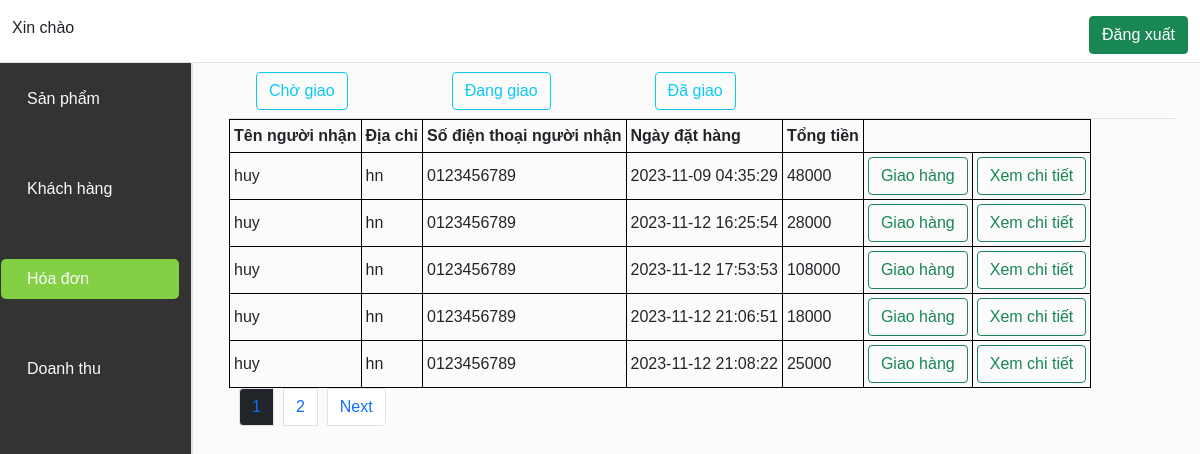
Page /admin/menu.php?tab=hoadon on the committed database.
### tables this page shows
CREATE TABLE `tbl_order` (
  `id` int(11) NOT NULL,
  `cus_id` int(11) NOT NULL,
  `receiver_name` varchar(50) NOT NULL,
  `address` varchar(50) NOT NULL,
  `phone` char(20) NOT NULL,
  `created_at` timestamp NOT NULL DEFAULT current_timestamp() ON UPDATE current_timestamp(),
  `total` int(11) NOT NULL,
  `status` int(11) NOT NULL
);

### admin/delivery_detail/cho_giao.php (the view, shortened to what this page needs)
<?php
if (isset($_GET['page'])) {
    $page = $_GET['page'];
} else {
    $page = 1;
}
$row_per_page = 5;
$per_row = ($page - 1) * $row_per_page;
$sql = mysqli_query($conn, "SELECT * FROM tbl_order WHERE status = 0 LIMIT " . $per_row . "," . $row_per_page);
?>
<table>
    <tr>
        <th>Tên người nhận</th>
        <th>Địa chỉ</th>
        <th>Số điện thoại người nhận</th>
        <th>Ngày đặt hàng</th>
        <th>Tổng tiền</th>
    </tr>
    <?php while ($orders = mysqli_fetch_array($sql)) { ?>
        <tr>
            <td>
                <?php echo $orders['receiver_name'] ?>
            </td>
            <td>
                <?php echo $orders['address'] ?>
            </td>
            <td>
                <?php echo $orders['phone'] ?>
            </td>
            <td>
                <?php echo $orders['created_at'] ?>
            </td>
            <td>
                <?php echo $orders['total'] ?>
            </td>
            <td>
                <a href="process_delivery.php?id=<?php echo $orders['id'] ?>" ><button class="btn btn-outline-success">Giao hàng</button></a>
            </td>
            <td>
                <a target="_blank" href="./delivery_detail/order_detail.php?id=<?php echo $orders['id'] ?>" ><button class="btn btn-outline-success">Xem chi tiết</button></a>
            </td>
        </tr>
        <?php
    }
    ?>
</table>

### rows in the picture
tbl_order: receiver_name "huy", address "hn", phone "0123456789", created_at "2023-11-09 04:35:29", total "48000"
tbl_order: receiver_name "huy", address "hn", phone "0123456789", created_at "2023-11-12 16:25:54", total "28000"
tbl_order: receiver_name "huy", address "hn", phone "0123456789", created_at "2023-11-12 17:53:53", total "108000"
tbl_order: receiver_name "huy", address "hn", phone "0123456789", created_at "2023-11-12 21:06:51", total "18000"
tbl_order: receiver_name "huy", address "hn", phone "0123456789", created_at "2023-11-12 21:08:22", total "25000"
